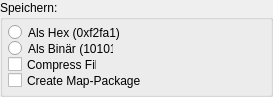
  <widget class="QGroupBox" name="groupBox">
   <property name="geometry">
    <rect>
     <x>8</x>
     <y>392</y>
     <width>273</width>
     <height>97</height>
    </rect>
   </property>
   <property name="title">
    <string>Speichern:</string>
   </property>
   <widget class="QRadioButton" name="radioButton_2">
    <property name="geometry">
     <rect>
      <x>8</x>
      <y>40</y>
      <width>105</width>
      <height>17</height>
     </rect>
    </property>
    <property name="text">
     <string>Als Binär (10101)</string>
    </property>
   </widget>
   <widget class="QRadioButton" name="radioButton">
    <property name="geometry">
     <rect>
      <x>8</x>
      <y>24</y>
      <width>129</width>
      <height>17</height>
     </rect>
    </property>
    <property name="text">
     <string>Als Hex (0xf2fa1)</string>
    </property>
   </widget>
   <widget class="QCheckBox" name="checkBox">
    <property name="geometry">
     <rect>
      <x>8</x>
      <y>56</y>
      <width>89</width>
      <height>17</height>
     </rect>
    </property>
    <property name="text">
     <string>Compress File</string>
    </property>
   </widget>
   <widget class="QCheckBox" name="checkBox_2">
    <property name="geometry">
     <rect>
      <x>8</x>
      <y>72</y>
      <width>177</width>
      <height>17</height>
     </rect>
    </property>
    <property name="text">
     <string>Create Map-Package</string>
    </property>
   </widget>
  </widget>
